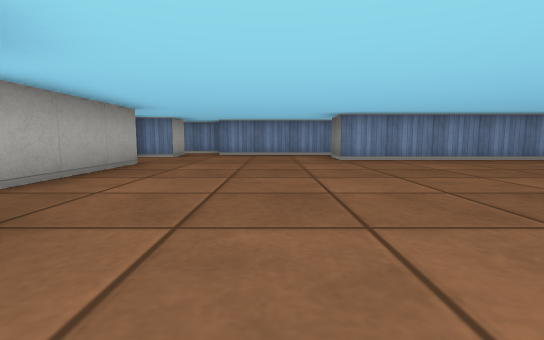
view 1 (above)

17 first-person views from a walk through a cub3D ray-caster map. The camera is about half as high as the walls, tilts 6° down and sees 85° across. The floor is counted in squares. Each view is taken from the middle of a square. On the plan, view 1 faces up. The plan holds only what a view shows up to about 9 squares ahead; the rest is blank.

view 2
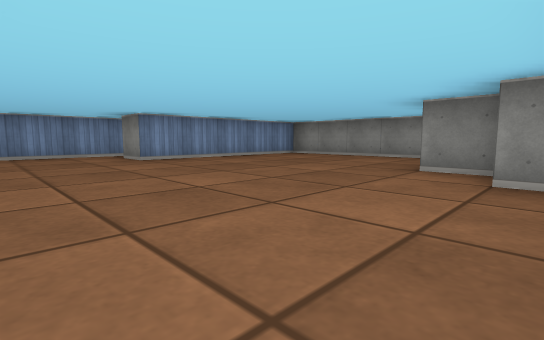

view 3
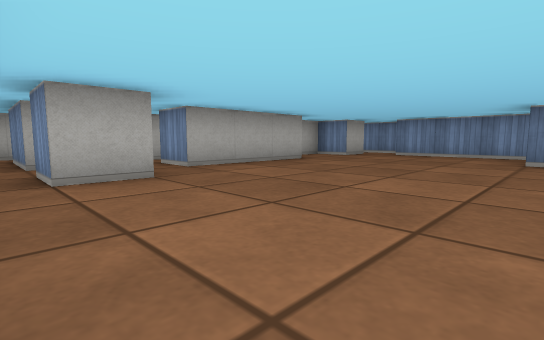

view 4
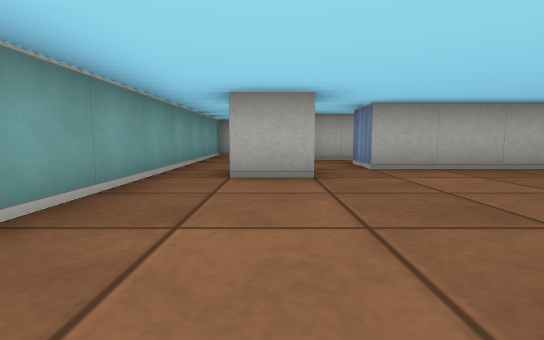

view 5
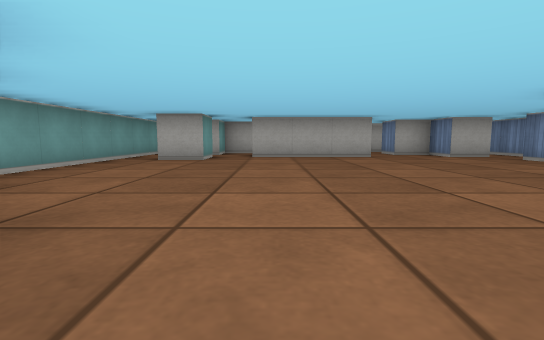

view 6
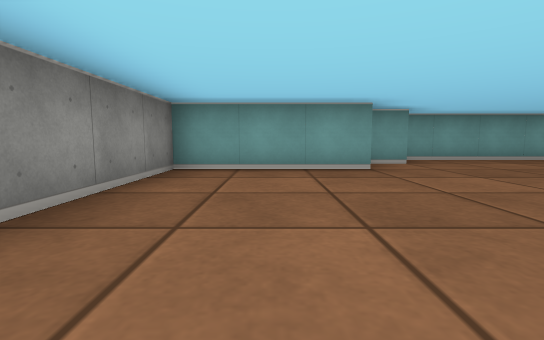

view 7
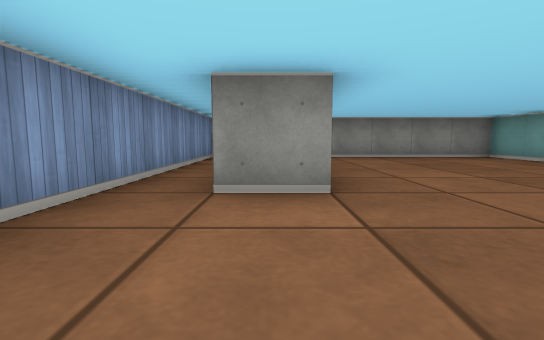

view 8
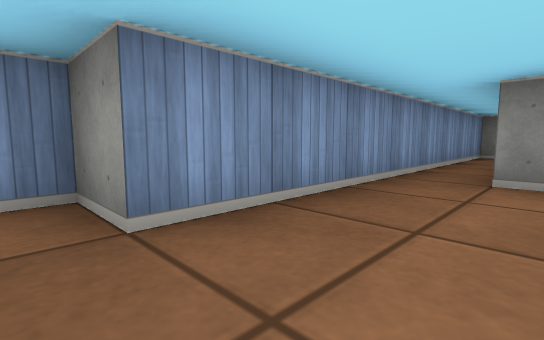

view 9
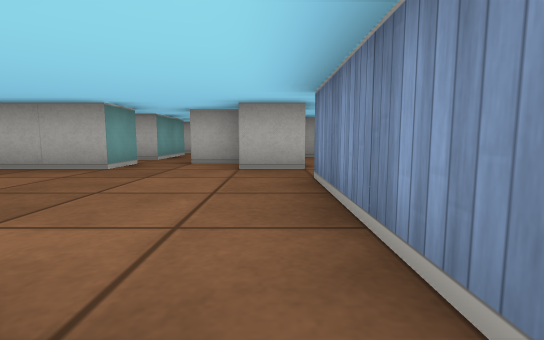

view 10
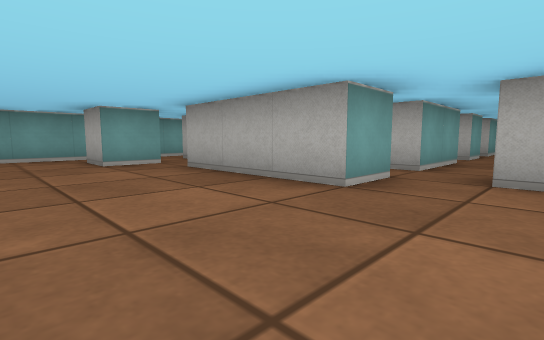

view 11
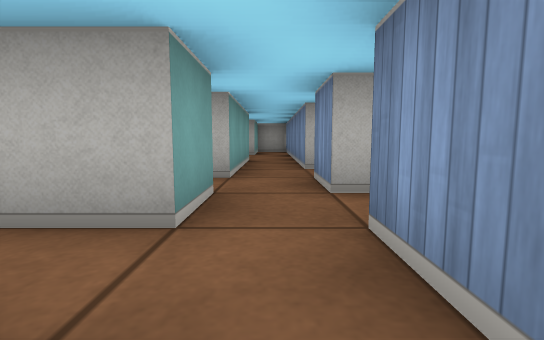

view 12
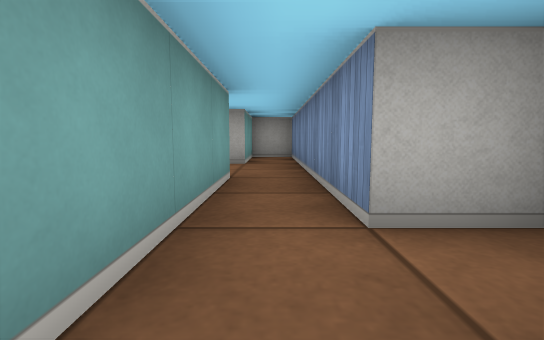

view 13
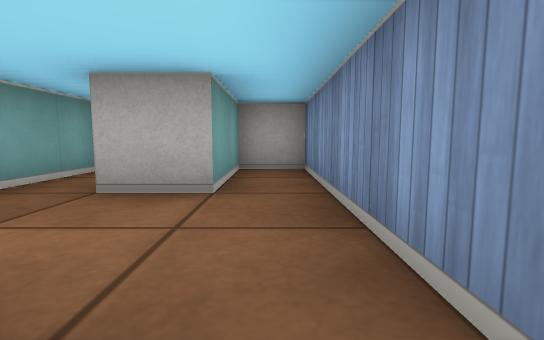

view 14
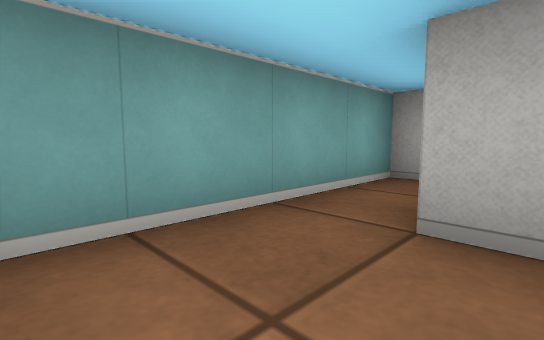

view 15
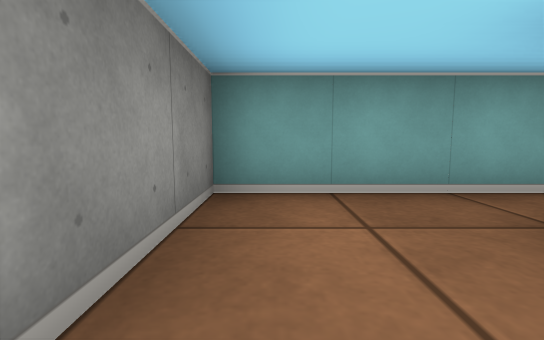

view 16
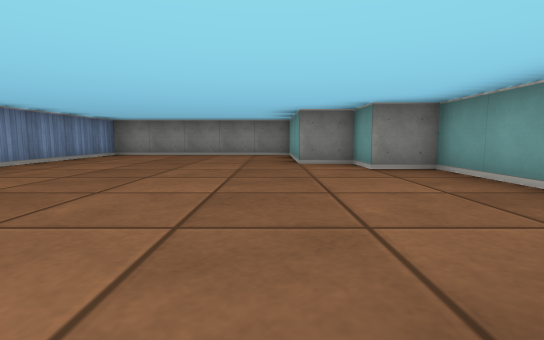

view 17
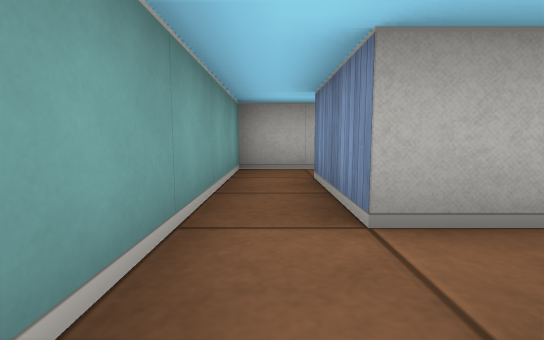

### Floor plan
Points are (right, up) in squares from view 1. A wall is a line through its corners. A room is listed if a view was taken in it or the views show most of it. See-through windows are left out.
Room 1 (views 1, 2, 3, 4, 5, 6, 7, 8, 9, 10, 16, 17)
walls: (-2.5, 5.5) (-2.5, 2.5) (-3.5, 2.5); (-2.6, 1.5) (-1.5, 1.5) (-1.5, 0.5) (-2.5, 0.5); (-3.5, 1.5) (-3.5, 0.5) (-5.5, 0.5); (-2.5, 8.6) (-2.5, 7.5) (-3.5, 7.5) (-3.5, 6.5); (6.5, 8.5) (-1.5, 8.5) (-1.5, 9.5) (-3.9, 9.5); (-6.5, 0.8) (-6.5, -0.5) (2.5, -0.5) (2.5, 0.5) (3.5, 0.5) (3.5, 1.5) (6.5, 1.5) (6.5, 6.5) (1.5, 6.5) (1.5, 7.5)
ways out: opening at (-4, 2) to room 6; opening at (-3, 6) to room 6
Room 2 (view 11)
walls: (-7.5, 5.5) (-7.5, 4.5); (-6.5, 5.5) (-4.5, 5.5); (-6.5, 6.5) (-7.5, 6.5)
ways out: opening at (-4, 6) to room 6
Room 3 (view 12)
walls: (-8.5, 5.5) (-7.5, 5.5); (-8.5, 6.5) (-9.5, 6.5)
ways out: opening at (-9, 6) to room 4; opening at (-8, 6)
Room 4 (views 13, 15)
walls: (-12.5, 5.5) (-9.5, 5.5); (-10.5, 7.5) (-10.5, 6.5) (-16.5, 6.5) (-16.5, 5.5) (-14.5, 5.5)
ways out: opening at (-9, 6) to room 3; opening at (-13.5, 5) to room 5
Room 5 (view 14)
walls: (-14.5, 5.5) (-14.5, 4.5); (-16.6, 3.5) (-12.5, 3.5) (-12.5, 5.5)
ways out: opening at (-13.5, 5) to room 4
Room 6 (no view inside)
walls: (-4.5, 3) (-4.5, 1.9); (-3.6, 5.5) (-2.5, 5.5); (-4.5, 5.5) (-4.5, 5); (-4.1, 1.5) (-3.5, 1.5); (-3.5, 6.5) (-4.1, 6.5)
ways out: opening at (-4, 2) to room 1; opening at (-3, 6) to room 1; opening at (-4, 6) to room 2

Where each view was taken, in squares from view 1:
view 1: 0 up, 0 right, facing up
view 2: 0 up, 1 left, facing up-right
view 3: 0 up, 2 right, facing up-left
view 4: 1 up, 2 right, facing left
view 5: 3 up, 5 right, facing left
view 6: 6 up, 5 right, facing down
view 7: 7 up, 1 left, facing right
view 8: 7 up, 2 left, facing up-right
view 9: 8 up, 2 right, facing left
view 10: 7 up, 0 right, facing down-left
view 11: 6 up, 6 left, facing left
view 12: 6 up, 9 left, facing left
view 13: 6 up, 12 left, facing left
view 14: 5 up, 13 left, facing down-left
view 15: 6 up, 13 left, facing down
view 16: 2 up, 2 left, facing right
view 17: 0 up, 2 left, facing left
